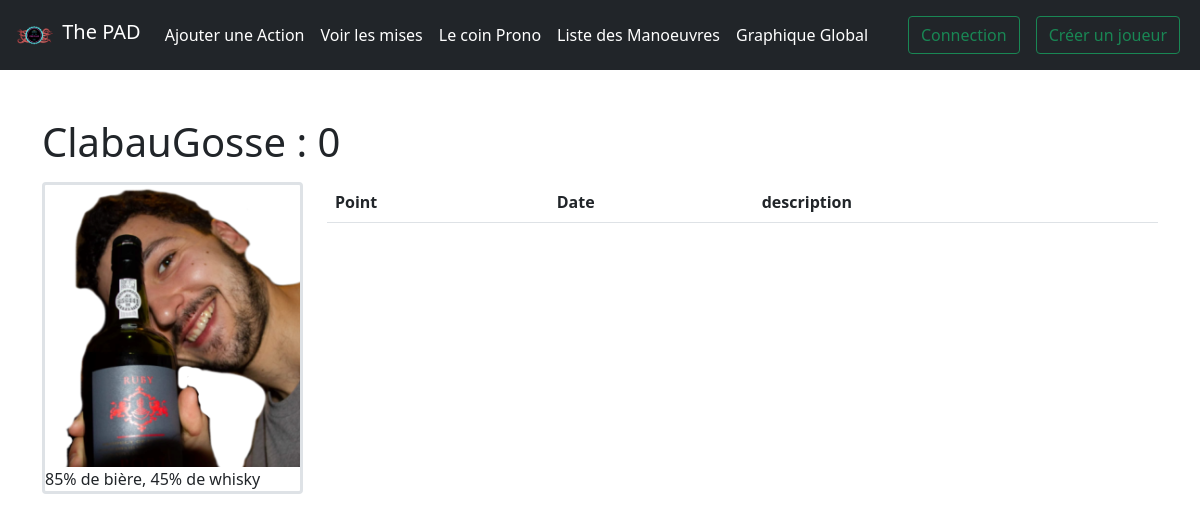
Page /29/ on the committed database.
### game/models.py (models this page shows, shortened)
class Player(models.Model):
    photo = models.ImageField(upload_to='photo_de_profile/', null=True, blank=True)
    description = models.CharField(max_length=50, null=True, blank=True)
    user = models.OneToOneField(User, on_delete=models.CASCADE)
    def get_total_point(self) :
        return sum([action.point for action in self.action_set.all()])
    def getJSON(self) :
        player_dict = {'name' : self.user.username,
                       'total_point' : self.get_total_point(),
                       'creation_date' : self.user.date_joined,
                       'actions' : []}
        tot = 0
        for action in self.action_set.all() :
            tot += action.point
            player_dict['actions'].append({'date_action' : action.act_date, 'score' : action.point, 'tot_score' : tot})
        return dumps(player_dict, default=json_serial)

### game/views.py (the view)
# urls.py: path('<int:player_id>/', views.detail, name='detail'),
def detail(request, player_id) :
    player = get_object_or_404(Player, pk=player_id)
    register_form = ModifyUserForm(request.POST or None, instance= player.user)
    player_form = PlayerForm(request.POST or None, request.FILES or None, instance=player)
    if all((register_form.is_valid(), player_form.is_valid())):
        user_created = register_form.save()
        player = player_form.save(commit=False)
        player.user = user_created
        player.save()
        messages.success(request, (f"L'utilisateurs a bien été modifié !"))
        return redirect('game:detail', player_id)
    else :
        return render(request, 'game/detail.html', {'player' : player, 'register_form': register_form, 'player_form': player_form, 'player_json' : player.getJSON()})

### game/models.py (called while the page is built)
def json_serial(obj):
    if isinstance(obj, (datetime, date)):
        return obj.isoformat()
    if isinstance(obj, Decimal) :
        return str(obj)
    raise TypeError ("Type %s not serializable" % type(obj))

### game/templates/game/detail.html (shortened to what this page needs)
{% extends 'game/base.html' %}
{% block content %}
  <legend><h1>{{ player.user.username }} : {{ player.get_total_point }}</h1></legend>
  <div class="row">
    <div class="col col-12 col-sm-12 col-md-6 col-lg-3">
      <div class="rounded border border-3 align-middle">
        {% if player.photo %}
          <img class="img-fluid" src="{{ player.photo.url }}" style="width: 100%; max-width: 300px;">
        {% endif %}
        {% if player.description %}
        <div>
          {{player.description}}
        </div>
        {% endif %}
      </div>
    </div>
    <div class="col col-12 col-sm-12 col-md-6 col-lg-9">
      <table class="table">
        <thead>
            <tr>
              <th scope="col">Point</th>
              <th scope="col">Date</th>
              <th scope="col">description</th>
            </tr>
        </thead>
      </table>
    </div>
  </div>
{% endblock %}

### rows in the picture
Player: user.username "ClabauGosse", get_total_point "0", photo (picture), description "85% de bière, 45% de whisky"
